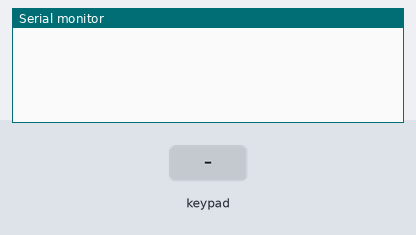
Bench run of a sketch on a simulated Arduino Mega 2560, built with avr-gcc and run on an emulated ATmega2560. On the bench: the last lines printed to the serial monitor. Inputs (shaded band) come from the test bench.

Above: at 1.2 s.
1.3 s: key '1' pressed
At 1.7 s:
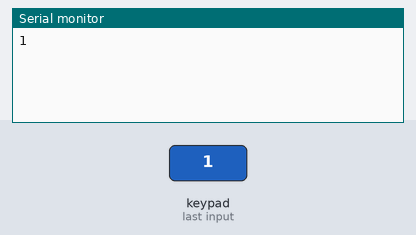
2.8 s: keypad keys 4 5 4 9 5 1 3 9 # pressed 0.4 s apart
At 6.4 s:
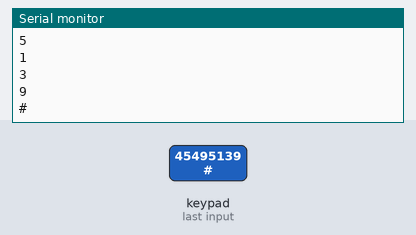
7.9 s: key '*' pressed
At 9.1 s:
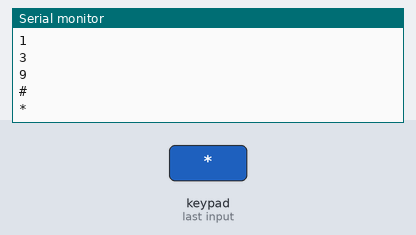
9.4 s: keypad keys 4 7 4 3 4 1 pressed 0.4 s apart
At 11.9 s:
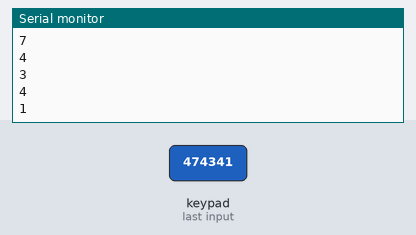
Timing chart, 0 to 13.4 s (numbered marks = the images above; inputs shaded):
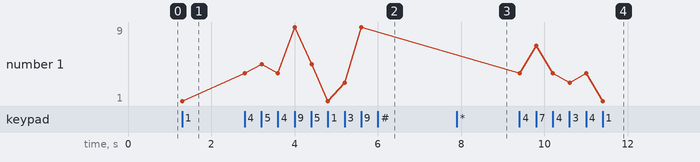

Measured:
- after the input at 1.3 s, the serial monitor: prints a new line at once (image 1)
- after the input at 2.8 s, the serial monitor: prints a new line at once (image 2)
- after the input at 7.9 s, the serial monitor: prints a new line at once (image 3)
- after the input at 9.4 s, the serial monitor: prints a new line at once (image 4)
- plotted number 1: 1 → 9 after the input at 2.8 s, 9 → 1 after the input at 9.4 s

The sketch:

keypad_test.ino
```cpp
#include <Keypad.h>

const byte ROWS = 4;
const byte COLS = 3;

char hexaKeys[ROWS][COLS] = {
  {'1', '2', '3'},
  {'4', '5', '6'},
  {'7', '8', '9'},
  {'*', '0', '#'}
};

byte rowPins[ROWS] = {45, 49, 51, 39};
byte colPins[COLS] = {47, 43, 41};

Keypad customKeypad = Keypad(makeKeymap(hexaKeys), rowPins, colPins, ROWS, COLS);

void setup(){
  Serial.begin(9600);
}

void loop(){
  char customKey = customKeypad.getKey();

  if (customKey){
    Serial.println(customKey);
  }
}
```
